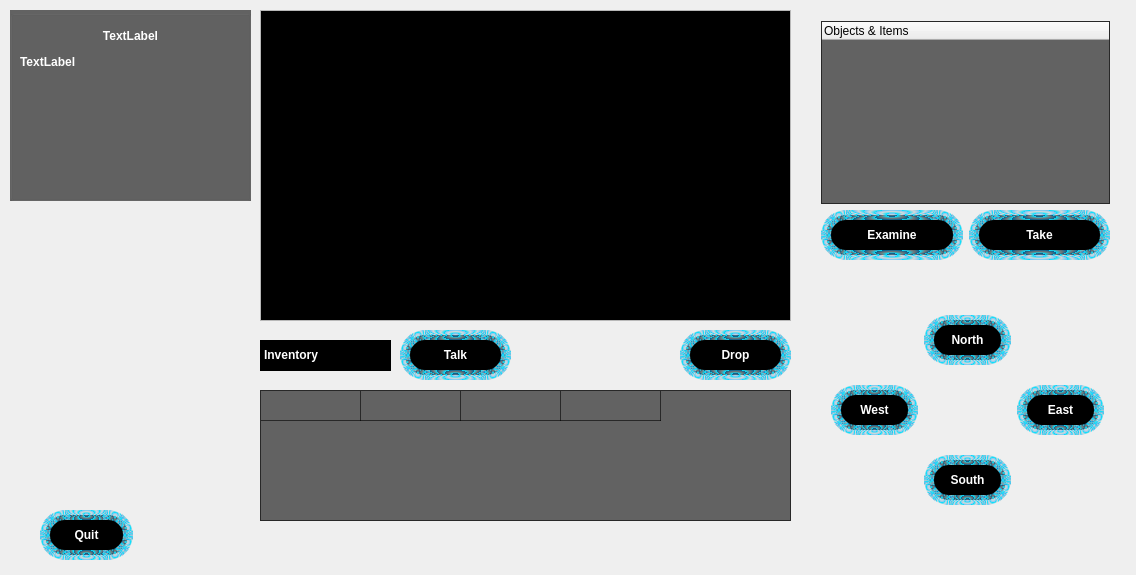
<?xml version="1.0" encoding="UTF-8"?>
<ui version="4.0">
 <class>MainWindow</class>
 <widget class="QMainWindow" name="MainWindow">
  <property name="geometry">
   <rect>
    <x>0</x>
    <y>0</y>
    <width>1136</width>
    <height>575</height>
   </rect>
  </property>
  <property name="sizePolicy">
   <sizepolicy hsizetype="Expanding" vsizetype="Expanding">
    <horstretch>0</horstretch>
    <verstretch>0</verstretch>
   </sizepolicy>
  </property>
  <property name="windowTitle">
   <string>MainWindow</string>
  </property>
  <property name="styleSheet">
   <string notr="true">QMainWindow {
	border-image: url(&quot;:/images/animus&quot;) 0 0 0 0 stretch stretch;
}

.QPushButton {
	/* background-color: qlineargradient(spread:pad, x1:1, y1:1, x2:1, y2:0, stop:0.373134 rgba(0, 223, 255, 255), stop:1 rgba(255, 255, 255, 255)); */
background-color: black;
	color: white;
	border: 10px solid qradialgradient(spread:repeat, cx:0.5, cy:0.5, radius:0.077, fx:0.5, fy:0.5, stop:0 rgba(0, 223, 255, 255), stop:0.497326 rgba(200, 200, 200, 147), stop:1 rgba(0, 169, 255, 147));
	font-weight: bold;
	border-radius: 25px;
	min-height: 10px;
	height: 30px;
}

.QPushButton:hover {
	background-color: qlineargradient(spread:pad, x1:1, y1:1, x2:1, y2:0, stop:0.373134 rgba(0, 223, 255, 255), stop:1 rgba(255, 255, 255, 255));
	color: black;
}

#LocationDetails {
	background-color: white;
}

#ObjectList, #Inventory {
	background-color: rgba(0, 0, 0, 150);
	color: white;
	font-weight: bold;
}

#LocationDetails {
	background-color: rgba(0, 0, 0, 150);
}

#LocationTitle, #LocationDescription {
	color: white;
	font-weight: bold;
}

#InventoryTitle {
	background-color: rgb(0, 0, 0);
	color: rgb(255, 255, 255);
	font-weight: bold;
	padding: 1px;
}

#contentList {
	background: #000000;
	color: #ffffff;
}</string>
  </property>
  <widget class="QWidget" name="centralWidget">
   <widget class="QWidget" name="gridLayoutWidget">
    <property name="geometry">
     <rect>
      <x>820</x>
      <y>290</y>
      <width>295</width>
      <height>241</height>
     </rect>
    </property>
    <layout class="QGridLayout" name="Directions">
     <item row="2" column="3">
      <widget class="QPushButton" name="East">
       <property name="cursor">
        <cursorShape>PointingHandCursor</cursorShape>
       </property>
       <property name="text">
        <string>East</string>
       </property>
      </widget>
     </item>
     <item row="3" column="2">
      <widget class="QPushButton" name="South">
       <property name="cursor">
        <cursorShape>PointingHandCursor</cursorShape>
       </property>
       <property name="text">
        <string>South</string>
       </property>
      </widget>
     </item>
     <item row="2" column="1">
      <widget class="QPushButton" name="West">
       <property name="sizeIncrement">
        <size>
         <width>1</width>
         <height>1</height>
        </size>
       </property>
       <property name="cursor">
        <cursorShape>PointingHandCursor</cursorShape>
       </property>
       <property name="text">
        <string>West</string>
       </property>
      </widget>
     </item>
     <item row="1" column="2">
      <widget class="QPushButton" name="North">
       <property name="cursor">
        <cursorShape>PointingHandCursor</cursorShape>
       </property>
       <property name="text">
        <string>North</string>
       </property>
      </widget>
     </item>
    </layout>
   </widget>
   <widget class="QScrollArea" name="console">
    <property name="geometry">
     <rect>
      <x>260</x>
      <y>10</y>
      <width>531</width>
      <height>311</height>
     </rect>
    </property>
    <property name="styleSheet">
     <string notr="true"/>
    </property>
    <property name="widgetResizable">
     <bool>true</bool>
    </property>
    <widget class="QWidget" name="consoleContents">
     <property name="geometry">
      <rect>
       <x>0</x>
       <y>0</y>
       <width>529</width>
       <height>309</height>
      </rect>
     </property>
     <widget class="QListWidget" name="contentList">
      <property name="geometry">
       <rect>
        <x>0</x>
        <y>0</y>
        <width>531</width>
        <height>311</height>
       </rect>
      </property>
      <property name="focusPolicy">
       <enum>Qt::NoFocus</enum>
      </property>
      <property name="autoFillBackground">
       <bool>false</bool>
      </property>
      <property name="showDropIndicator" stdset="0">
       <bool>true</bool>
      </property>
      <property name="selectionMode">
       <enum>QAbstractItemView::NoSelection</enum>
      </property>
      <property name="wordWrap">
       <bool>true</bool>
      </property>
      <property name="selectionRectVisible">
       <bool>false</bool>
      </property>
     </widget>
    </widget>
   </widget>
   <widget class="QLabel" name="InventoryTitle">
    <property name="geometry">
     <rect>
      <x>260</x>
      <y>340</y>
      <width>131</width>
      <height>31</height>
     </rect>
    </property>
    <property name="styleSheet">
     <string notr="true"/>
    </property>
    <property name="text">
     <string>&lt;html&gt;&lt;head/&gt;&lt;body&gt;&lt;p&gt;Inventory&lt;/p&gt;&lt;/body&gt;&lt;/html&gt;</string>
    </property>
   </widget>
   <widget class="QTableWidget" name="Inventory">
    <property name="geometry">
     <rect>
      <x>260</x>
      <y>390</y>
      <width>531</width>
      <height>131</height>
     </rect>
    </property>
    <attribute name="horizontalHeaderVisible">
     <bool>false</bool>
    </attribute>
    <attribute name="verticalHeaderVisible">
     <bool>false</bool>
    </attribute>
    <row>
     <property name="text">
      <string>rows_1</string>
     </property>
    </row>
    <column>
     <property name="text">
      <string>items_1</string>
     </property>
    </column>
    <column>
     <property name="text">
      <string>items_2</string>
     </property>
    </column>
    <column>
     <property name="text">
      <string>items_3</string>
     </property>
    </column>
    <column>
     <property name="text">
      <string>items_4</string>
     </property>
    </column>
    <item row="0" column="0">
     <property name="text">
      <string/>
     </property>
    </item>
   </widget>
   <widget class="QGroupBox" name="LocationDetails">
    <property name="geometry">
     <rect>
      <x>10</x>
      <y>10</y>
      <width>241</width>
      <height>191</height>
     </rect>
    </property>
    <property name="title">
     <string/>
    </property>
    <widget class="QLabel" name="LocationTitle">
     <property name="geometry">
      <rect>
       <x>10</x>
       <y>10</y>
       <width>221</width>
       <height>31</height>
      </rect>
     </property>
     <property name="text">
      <string>TextLabel</string>
     </property>
     <property name="alignment">
      <set>Qt::AlignCenter</set>
     </property>
     <property name="wordWrap">
      <bool>true</bool>
     </property>
    </widget>
    <widget class="QLabel" name="LocationDescription">
     <property name="geometry">
      <rect>
       <x>10</x>
       <y>45</y>
       <width>221</width>
       <height>131</height>
      </rect>
     </property>
     <property name="text">
      <string>TextLabel</string>
     </property>
     <property name="alignment">
      <set>Qt::AlignJustify|Qt::AlignTop</set>
     </property>
     <property name="wordWrap">
      <bool>true</bool>
     </property>
    </widget>
   </widget>
   <widget class="QWidget" name="gridLayoutWidget_2">
    <property name="geometry">
     <rect>
      <x>810</x>
      <y>10</y>
      <width>311</width>
      <height>261</height>
     </rect>
    </property>
    <layout class="QGridLayout" name="ObjectLayout">
     <item row="1" column="0">
      <layout class="QGridLayout" name="ObjectButtonLayout">
       <item row="0" column="2">
        <widget class="QPushButton" name="Take">
         <property name="text">
          <string>Take</string>
         </property>
        </widget>
       </item>
       <item row="0" column="1">
        <widget class="QPushButton" name="Examine">
         <property name="text">
          <string>Examine</string>
         </property>
        </widget>
       </item>
      </layout>
     </item>
     <item row="0" column="0">
      <widget class="QTreeWidget" name="ObjectList">
       <column>
        <property name="text">
         <string>Objects &amp; Items</string>
        </property>
       </column>
      </widget>
     </item>
    </layout>
   </widget>
   <widget class="QPushButton" name="Drop">
    <property name="geometry">
     <rect>
      <x>680</x>
      <y>330</y>
      <width>111</width>
      <height>50</height>
     </rect>
    </property>
    <property name="text">
     <string>Drop</string>
    </property>
   </widget>
   <widget class="QPushButton" name="pushButton">
    <property name="geometry">
     <rect>
      <x>400</x>
      <y>330</y>
      <width>111</width>
      <height>50</height>
     </rect>
    </property>
    <property name="text">
     <string>Talk</string>
    </property>
   </widget>
   <widget class="QPushButton" name="Quit">
    <property name="geometry">
     <rect>
      <x>40</x>
      <y>510</y>
      <width>93</width>
      <height>50</height>
     </rect>
    </property>
    <property name="text">
     <string>Quit</string>
    </property>
   </widget>
  </widget>
 </widget>
 <layoutdefault spacing="6" margin="11"/>
 <resources/>
 <connections/>
</ui>
